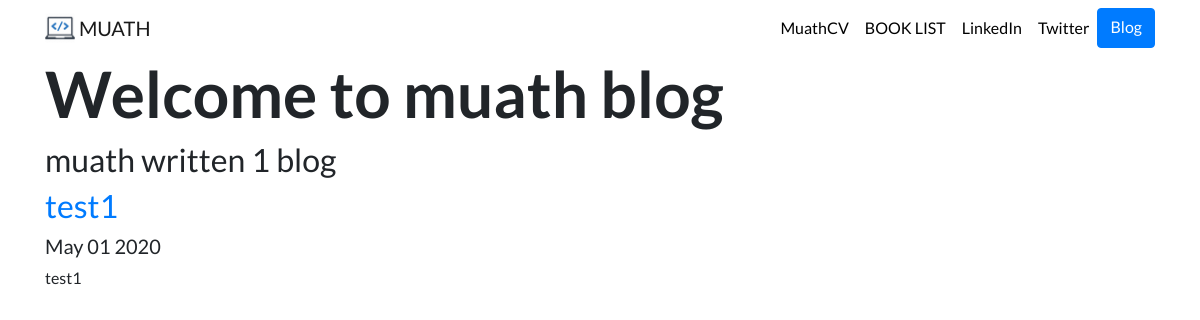
Screenshot of /blog/ with the database file from the repository.
### blog/models.py (models this page shows)
class Blog(models.Model):
    title = models.CharField(max_length=200)
    desc = models.TextField()
    date = models.DateField()

### blog/views.py (the view)
# urls.py: path('',views.all_blog,name='all_blog'),
def all_blog(request):
    blogs=Blog.objects.all()
    return render(request,'blog/all_blogs.html',{'blogs':blogs})

### blog/templates/blog/all_blogs.html
{% extends 'portfolio/base.html' %}
{% block content %}
<h1 id="hometext" class="font-weight-bold">Welcome to muath blog</h1>
<h2> muath written {{ blogs.count }} blog{{ blogs.count|pluralize }}</h2>
{% for blog in blogs %}
<a href="{% url 'blog:detail' blog.id %}"> <h2>{{ blog.title }}</h2></a>
<h5>{{ blog.date|date:'M d Y' }}</h5>
<p> {{  blog.desc|striptags|truncatechars:100 }}</p>
{% endfor %}
{% endblock %}

### portfolio/static/portfolio/custom.css (style rules this page uses)
body { font-family: 'Lato', sans-serif; }
@media (min-width: 992px) { #hometext { font-size: 4rem; } }

### rows the page displays
Blog: title "test1", date "May 01 2020", desc "test1"

### other values shown
{{ blogs.count }} "1"
